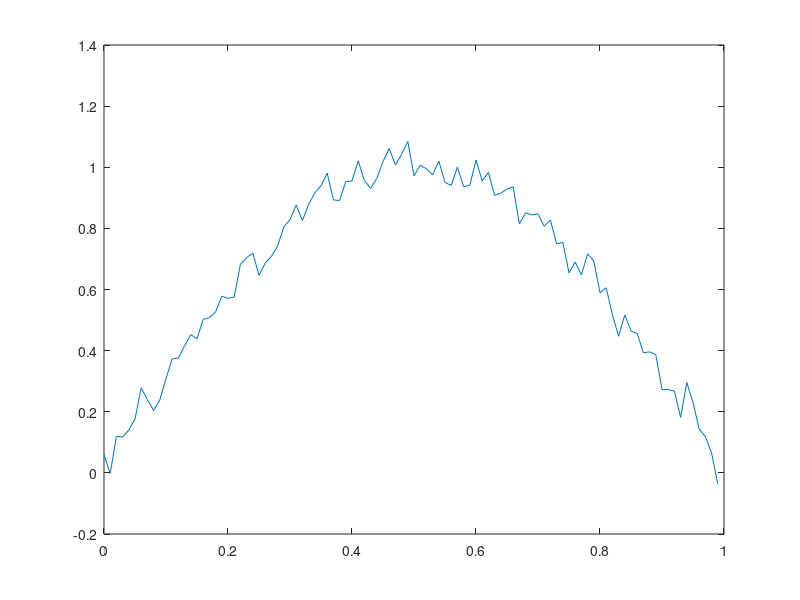

Source code (MATLAB):
1;

% Escriba una función que permita realizar la cuantización en P niveles de 
%  una señal de valores tanto positivos como negativos.


function z = cuantizar(x, H)
    z = H*floor(x/H);
endfunction

function yc = cuantizacion(x,y,P)
    n = length(x);
    yc = zeros(n,1);
    maxi = max(y);
    H = 2*maxi/(P-1);
    for i=1:n
        yc(i) = cuantizar(y(i), H);
    end
    plot(x,y,'r');
    hold on;
    plot(x,yc,'b');
    legend('original','cuantizada');
endfunction

x0 = 0;
xn = 0.5;
dx = 0.005;
x = x0:dx:xn-dx;
y = sin(2*pi*x*4);

#yc = cuantizacion(x,y,8);


% Escriba una función que tome como entrada una señal x[n], un ruido r[n], ambos de igual longitud N 
% y un valor de relación señal ruido en decibeles SNR, y permita estimar el valor de una constante alfa 
% tal que la señal resultante y[n] = x[n] + alfa*r[n] tenga una relación señal ruido igual a la deseada, SNR.

function alfa = calculaAlfa(yi,ri,snr)
    potencia_senal = norm(yi,2)^2;
    potencia_ruido = norm(ri,2)^2;
    alfa = sqrt(10^(-snr/10)*potencia_senal/potencia_ruido);
endfunction

xi = 0:0.01:1-0.01;
n = length(xi);
yi = sin(2*pi*x);
ri = randn(1,n);

snr = 25;
alfa = calculaAlfa(yi, ri, snr);
zi = yi + alfa*ri;
plot(xi,zi)
pause
